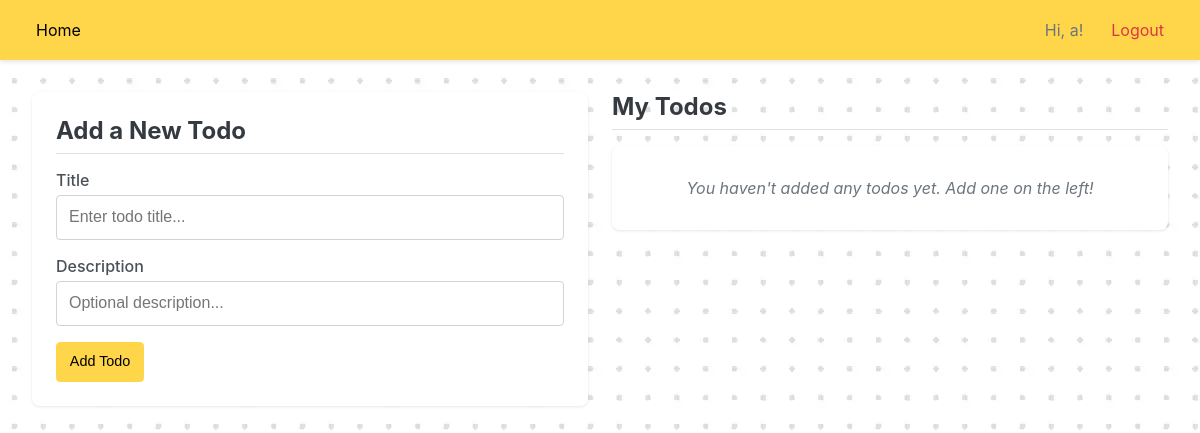
Page / (signed in) on the earlier database version.
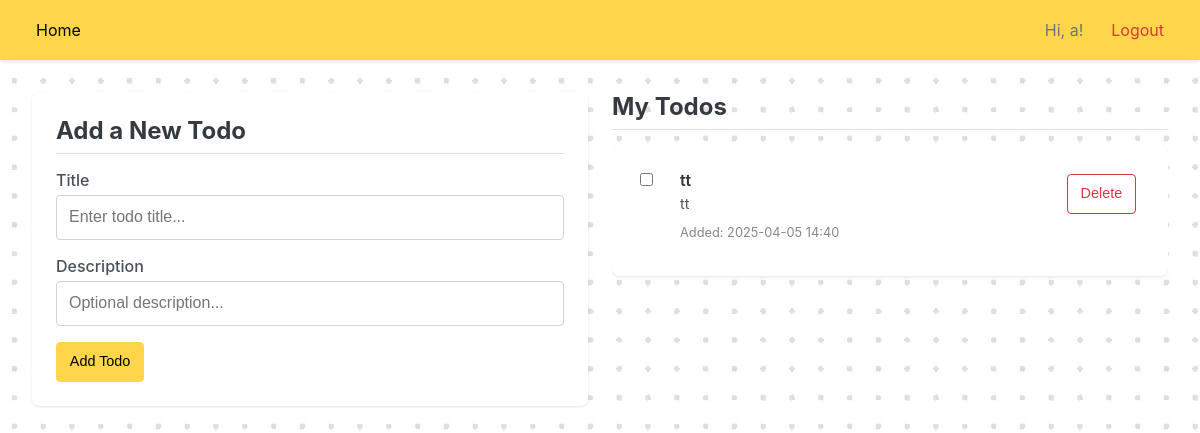
Same page on the later database version.
### todos/models.py (models this page shows, shortened)
class TodoItem(models.Model):
    STATUS_CHOICES = [
        ('PENDING', 'Pending'),
        ('IN_PROGRESS', 'In Progress'),
        ('DONE', 'Done'),
    ]
    user = models.ForeignKey(User, on_delete=models.CASCADE, related_name='todos')
    title = models.CharField(max_length=200)
    description = models.TextField(blank=True, null=True)
    status = models.CharField(
        max_length=20,
        choices=STATUS_CHOICES,
        default='PENDING' # Default status when a new item is created
    )
    created_at = models.DateTimeField(auto_now_add=True)
    updated_at = models.DateTimeField(auto_now=True)
    class Meta:
        ordering = ['-created_at'] # Show newest items first by default

### todos/views.py (the view)
# urls.py: path('', views.home, name='home'),
def home(request):
    if not request.user.is_authenticated:
        return render(request, 'home.html')
    else:
        if request.method == 'POST':
            form = TodoForm(request.POST)
            if form.is_valid():
                try:
                    services.create_todo(
                        user=request.user,
                        title=form.cleaned_data['title'],
                        description=form.cleaned_data['description']
                    )
                    return redirect('home')
                except ValueError as e: # Example: Catch specific service errors
                    form.add_error(None, str(e)) # Add non-field error
        else: # GET request
            form = TodoForm()
        user_todos = services.get_todos_for_user(user=request.user)
        context = { 'todo_list': user_todos, 'add_todo_form': form }
        return render(request, 'home.html', context)

### todos/forms.py
class TodoForm(forms.ModelForm):
    class Meta:
        model = TodoItem
        fields = ['title', 'description']
        widgets = {
            'description': forms.Textarea(attrs={'rows': 3, 'placeholder': 'Optional description...'}),
            'title': forms.TextInput(attrs={'placeholder': 'Enter todo title...'}),
        }

### todos/services.py (called while the page is built)
def get_todos_for_user(user: User): # -> QuerySet[TodoItem]: (Using type hints)
    return TodoItem.objects.filter(user=user).order_by('created_at') # Or default order

### templates/home.html (shortened to what this page needs)
{% extends 'base.html' %}
{% load static %}
{% block content %}
    {% if user.is_authenticated %}
        <div class="home-layout">
            <div class="home-column add-todo-column">
                <section class="add-todo-section card">
                    <h2>Add a New Todo</h2>
                    <form class="add-todo-form" method="post" action="{% url 'home' %}">
                         {% for field in add_todo_form %}
                            <div class="form-field">
                                <label for="{{ field.id_for_label }}">{{ field.label }}</label>
                                {% if field.field.widget.input_type == 'textarea' %}
                                    <textarea id="{{ field.id_for_label }}" name="{{ field.name }}" rows="3" placeholder="{{ field.field.widget.attrs.placeholder|default:'' }}" class="form-input form-textarea"></textarea>
                                {% else %}
                                    <input id="{{ field.id_for_label }}" name="{{ field.name }}" type="{{ field.field.widget.input_type }}" placeholder="{{ field.field.widget.attrs.placeholder|default:field.label }}" class="form-input">
                                {% endif %}
                            </div>
                         {% endfor %}
                         <button type="submit" class="button button-primary">Add Todo</button>
                    </form>
                </section>
            </div>
            <div class="home-column todo-list-column">
                <section class="todo-list-section">
                    <h2>My Todos</h2>
                    {% if todo_list %}
                        <ul class="todo-list">
                            {% for todo in todo_list %}
                            <li class="todo-item card {% if todo.status == 'DONE' %}todo-item-done{% endif %}">
                            <form method="post" action="{% url 'update_todo_status' todo.id %}" class="inline-form update-status-form">
                                <input
                                    type="checkbox"
                                    name="status"
                                    class="todo-status-checkbox"
                                    id="update-{{ todo.id }}"
                                    onchange="this.form.submit()"
                                    title="Mark as {% if todo.status == 'DONE' %}Pending{% else %}Done{% endif %}"
                                    >
                            </form>
                            <div class="todo-content">
                                <strong class="todo-title">{{ todo.title }}</strong>
                                {% if todo.description %}
                                    <p class="todo-description">{{ todo.description }}</p>
                                {% endif %}
                                <p class="todo-timestamp">Added: {{ todo.created_at|date:"Y-m-d H:i" }}</p>
                            </div>
                            <div class="todo-actions">
                                <form method="post" action="{% url 'delete_todo' todo.id %}" class="inline-form" onsubmit="return confirm('Are you sure you want to delete this item?');">
                                    <button type="submit" class="button button-delete">Delete</button>
                                </form>
                            </div>
                        </li>
                    {% endfor %}
                        </ul>
                    {% else %}
                        <p class="no-todos-message card">You haven't added any todos yet. Add one on the left!</p>
                    {% endif %}
                </section>
            </div>
        </div>
    {% else %}
        <div class="welcome-message card">
            <h2>Welcome to the Todo App!</h2>
            <p>Please <a href="{% url 'login' %}">login</a> or <a href="{% url 'signup' %}">sign up</a> to manage your todos.</p>
        </div>
    {% endif %}
{% endblock %}

Differences in the rows shown:
added TodoItem: title "tt", description "tt", created_at "2025-04-05 14:40"
Other differences:
text no longer shown: "You haven't added any todos yet. Add one on the left!"
